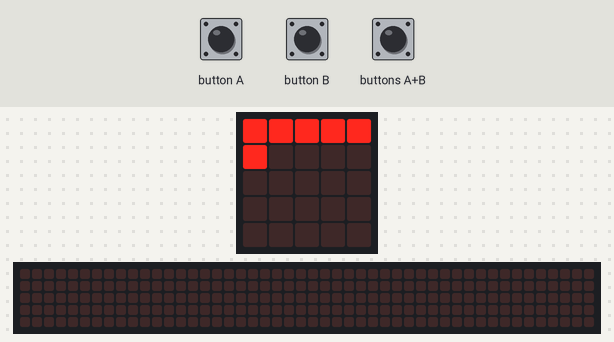
Recording of a program running on a simulated BBC micro:bit (MakeCode). Parts: the board's 5×5 LED display, a strip that is not on the board, showing the scrolling text unrolled. The test bench sets the inputs (shaded band). The 48×5 strip is a reading aid, not a part: it shows the text the display is scrolling, unrolled, one strip-width of it at a time.

Above: at 1.2 s.
1.3 s: buttons A+B pressed for 0.15 s
At 1.52 s:
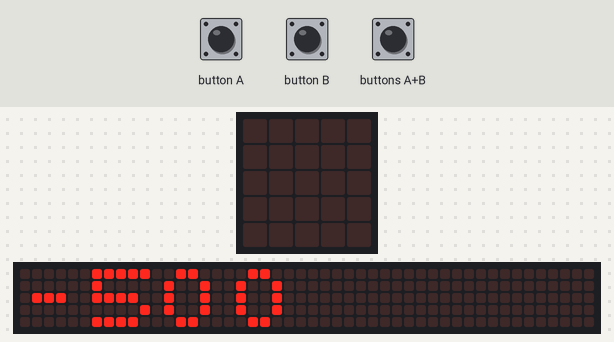
2.0 s: button A pressed for 0.15 s
At 2.21 s:
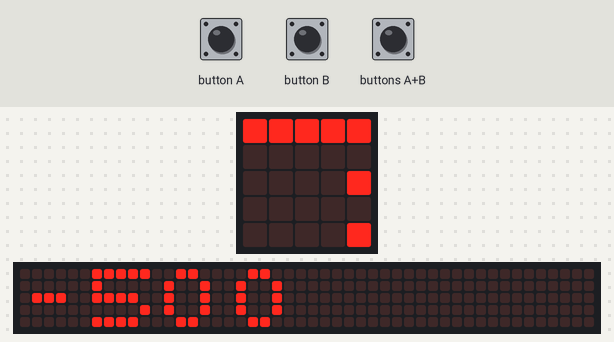
2.7 s: button B pressed for 0.15 s
At 2.9 s:
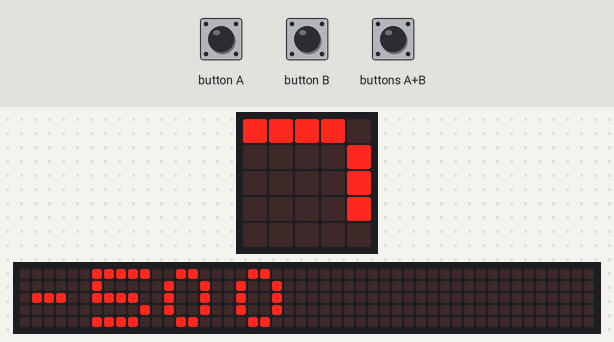
3.4 s: button B pressed for 0.15 s
At 4.0 s:
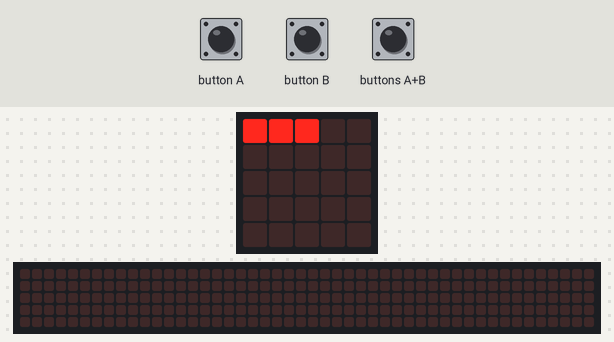
4.1 s: buttons A+B pressed for 1 s
At 5.26 s:
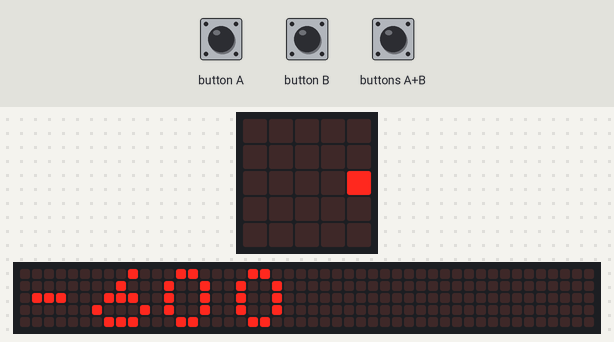
5.7 s: button A pressed for 0.15 s
At 5.86 s:
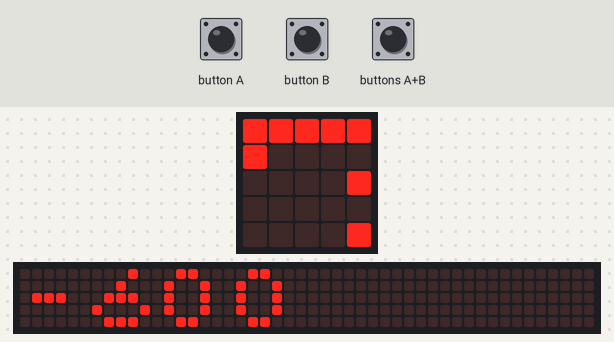
Timing chart, 0 to 8.7 s (numbered marks = the images above; inputs shaded):
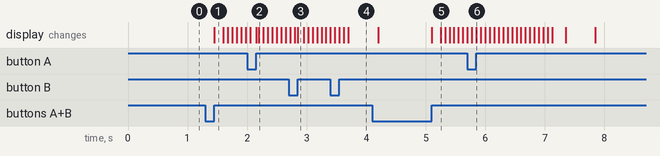

The program:

main.ts
```typescript
let index = 0
let increment = 0
let strip: neopixel.Strip = null
let threshold = 0
let minThreshold = 0
let maxThreshold = 0
let totalRowsToLight = 0
let totalLedsToLight = 0
let group = 0

function displayThreshold()  {
    // We multiply threshold by -1 to make the maths easier.
    totalLedsToLight = (((threshold * -1) - maxThreshold) / increment ) + 1
    totalRowsToLight = (totalLedsToLight - totalLedsToLight % 5) / 5
    basic.clearScreen()
    // Draw the full rows (if there are any).
    for (let index2 = 0; index2 <= totalRowsToLight - 1; index2++) {
        led.plot(0, index2)
        led.plot(1, index2)
        led.plot(2, index2)
        led.plot(3, index2)
        led.plot(4, index2)
    }
    // Draw the final, partial row (if there is one).
    for (let index3 = 0; index3 <= totalLedsToLight % 5 - 1; index3++) {
        led.plot(index3, totalRowsToLight)
    }
}

function getColorForGroup(group: number): number {
    if ( group < 5 ) {
        // Dobra, front four
        return neopixel.colors(NeoPixelColors.Orange)
    } else if ( group < 7 ) {
        // Repinique (tenor/tom-tom), middle right two
        return neopixel.colors(NeoPixelColors.White)
    } else if ( group < 9 ) {
        // Caixa (snare drum), middle left two
        return neopixel.colors(NeoPixelColors.Blue)
    } else {
        // Surdo (bass drum), back four
        return neopixel.colors(NeoPixelColors.Green)
    }
}

// We’re only interested in negative acceleration readings
// (see the README) so we check whether the receivedNumber
// is *below* our threshold (default threshold is -500).
radio.onDataPacketReceived( ({ receivedNumber }) =>  {
    if (receivedNumber < threshold) {
        strip.showColor(getColorForGroup(group))
    } else {
        strip.clear()
        strip.show()
    }
})

// The threshold is displayed as a bar, filling Left-to-Right.
// The longer the bar, the *further* below zero the threshold is.
// Therefore it makes sense that pressing button A, on the left
// of the screen, should make the threshold less negative and
// closer to zero.
input.onButtonPressed(Button.A, () => {
    threshold = Math.min(threshold + increment, maxThreshold)
    displayThreshold()
})

// The threshold is displayed as a bar, filling Left-to-Right.
// The longer the bar, the *further* below zero the threshold is.
// Therefore it makes sense that pressing button B, on the right
// of the screen, should make the threshold even more negative,
// and further away from zero.
input.onButtonPressed(Button.B, () => {
    threshold = Math.max(threshold - increment, minThreshold)
    displayThreshold()
})

input.onButtonPressed(Button.AB, () => {
    basic.clearScreen()
    basic.showNumber(threshold, 75)
    basic.pause(500)
    displayThreshold()
})

group = 1
index = 0
increment = 100
threshold = -500
minThreshold = -2000
maxThreshold = 0
strip = neopixel.create(DigitalPin.P0, 60, NeoPixelMode.RGB)

radio.setGroup(group)
displayThreshold()
```

test.ts
```typescript
// tests go here; this will not be compiled when this package is used as a library
```

Measured:
- after the input at 1.3 s, the display: changes after 0.15 s (image 1)
- after the input at 2.0 s, the display: first differs from a run without the input after 0.15 s (image 2 shows a later state)
- after the input at 2.7 s, the display: first differs from a run without the input after 0.15 s (image 3)
- after the input at 3.4 s, the display: first differs from a run without the input after 0.15 s (image 4 shows a later state)
- after the input at 4.1 s, the display: first differs from a run without the input after 1.0 s (image 5 shows a later state)
- after the input at 5.7 s, the display: first differs from a run without the input after 0.15 s (image 6)
